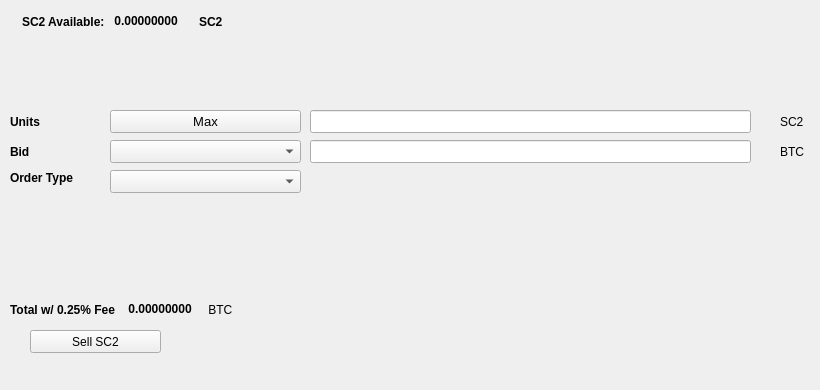
   <widget class="QWidget" name="SellTab">
    <attribute name="title">
     <string>Sell</string>
    </attribute>
    <widget class="QLabel" name="label_16">
     <property name="geometry">
      <rect>
       <x>780</x>
       <y>140</y>
       <width>31</width>
       <height>23</height>
      </rect>
     </property>
     <property name="text">
      <string>BTC</string>
     </property>
    </widget>
    <widget class="QComboBox" name="SellBidcomboBox">
     <property name="geometry">
      <rect>
       <x>110</x>
       <y>140</y>
       <width>191</width>
       <height>23</height>
      </rect>
     </property>
     <property name="font">
      <font>
       <pointsize>10</pointsize>
      </font>
     </property>
    </widget>
    <widget class="QLabel" name="label_18">
     <property name="geometry">
      <rect>
       <x>10</x>
       <y>110</y>
       <width>46</width>
       <height>23</height>
      </rect>
     </property>
     <property name="font">
      <font>
       <weight>75</weight>
       <bold>true</bold>
      </font>
     </property>
     <property name="text">
      <string>Units</string>
     </property>
    </widget>
    <widget class="QPushButton" name="Sell_Max_Amount">
     <property name="geometry">
      <rect>
       <x>110</x>
       <y>110</y>
       <width>191</width>
       <height>23</height>
      </rect>
     </property>
     <property name="font">
      <font>
       <pointsize>10</pointsize>
      </font>
     </property>
     <property name="text">
      <string>Max</string>
     </property>
    </widget>
    <widget class="QLabel" name="label_20">
     <property name="geometry">
      <rect>
       <x>10</x>
       <y>170</y>
       <width>91</width>
       <height>16</height>
      </rect>
     </property>
     <property name="font">
      <font>
       <weight>75</weight>
       <bold>true</bold>
      </font>
     </property>
     <property name="text">
      <string>Order Type</string>
     </property>
    </widget>
    <widget class="QComboBox" name="SellOrdertypeCombo">
     <property name="geometry">
      <rect>
       <x>110</x>
       <y>170</y>
       <width>191</width>
       <height>23</height>
      </rect>
     </property>
     <property name="font">
      <font>
       <pointsize>10</pointsize>
      </font>
     </property>
    </widget>
    <widget class="QLabel" name="label_21">
     <property name="geometry">
      <rect>
       <x>10</x>
       <y>140</y>
       <width>46</width>
       <height>23</height>
      </rect>
     </property>
     <property name="font">
      <font>
       <weight>75</weight>
       <bold>true</bold>
      </font>
     </property>
     <property name="text">
      <string>Bid</string>
     </property>
    </widget>
    <widget class="QLabel" name="label_22">
     <property name="geometry">
      <rect>
       <x>780</x>
       <y>110</y>
       <width>31</width>
       <height>23</height>
      </rect>
     </property>
     <property name="text">
      <string>SC2</string>
     </property>
    </widget>
    <widget class="QLineEdit" name="UnitsInputCS2">
     <property name="geometry">
      <rect>
       <x>310</x>
       <y>110</y>
       <width>441</width>
       <height>23</height>
      </rect>
     </property>
     <property name="font">
      <font>
       <pointsize>9</pointsize>
       <weight>75</weight>
       <bold>true</bold>
      </font>
     </property>
    </widget>
    <widget class="QLineEdit" name="SellBidPriceEdit">
     <property name="geometry">
      <rect>
       <x>310</x>
       <y>140</y>
       <width>441</width>
       <height>23</height>
      </rect>
     </property>
     <property name="font">
      <font>
       <pointsize>9</pointsize>
       <weight>75</weight>
       <bold>true</bold>
      </font>
     </property>
    </widget>
    <widget class="QPushButton" name="SellCS2BTN">
     <property name="geometry">
      <rect>
       <x>30</x>
       <y>330</y>
       <width>131</width>
       <height>23</height>
      </rect>
     </property>
     <property name="text">
      <string>Sell SC2</string>
     </property>
     <property name="icon">
      <iconset resource="../securecloudcoin">
       <normaloff>:/icons/bitcoin</normaloff>:/icons/bitcoin</iconset>
     </property>
    </widget>
    <widget class="QWidget" name="layoutWidget3">
     <property name="geometry">
      <rect>
       <x>22</x>
       <y>12</y>
       <width>258</width>
       <height>19</height>
      </rect>
     </property>
     <layout class="QHBoxLayout" name="horizontalLayout">
      <item>
       <widget class="QLabel" name="label232_2">
        <property name="font">
         <font>
          <weight>75</weight>
          <bold>true</bold>
         </font>
        </property>
        <property name="text">
         <string>SC2 Available:</string>
        </property>
       </widget>
      </item>
      <item>
       <widget class="QLabel" name="CS2AvailableLabel">
        <property name="palette">
         <palette>
          <active>
           <colorrole role="WindowText">
            <brush brushstyle="SolidPattern">
             <color alpha="255">
              <red>0</red>
              <green>0</green>
              <blue>0</blue>
             </color>
            </brush>
           </colorrole>
           <colorrole role="Button">
            <brush brushstyle="SolidPattern">
             <color alpha="255">
              <red>0</red>
              <green>170</green>
              <blue>0</blue>
             </color>
            </brush>
           </colorrole>
           <colorrole role="Light">
            <brush brushstyle="SolidPattern">
             <color alpha="255">
              <red>0</red>
              <green>255</green>
              <blue>0</blue>
             </color>
            </brush>
           </colorrole>
           <colorrole role="Midlight">
            <brush brushstyle="SolidPattern">
             <color alpha="255">
              <red>0</red>
              <green>212</green>
              <blue>0</blue>
             </color>
            </brush>
           </colorrole>
           <colorrole role="Dark">
            <brush brushstyle="SolidPattern">
             <color alpha="255">
              <red>0</red>
              <green>85</green>
              <blue>0</blue>
             </color>
            </brush>
           </colorrole>
           <colorrole role="Mid">
            <brush brushstyle="SolidPattern">
             <color alpha="255">
              <red>0</red>
              <green>113</green>
              <blue>0</blue>
             </color>
            </brush>
           </colorrole>
           <colorrole role="Text">
            <brush brushstyle="SolidPattern">
             <color alpha="255">
              <red>0</red>
              <green>170</green>
              <blue>0</blue>
             </color>
            </brush>
           </colorrole>
           <colorrole role="BrightText">
            <brush brushstyle="SolidPattern">
             <color alpha="255">
              <red>255</red>
              <green>255</green>
              <blue>255</blue>
             </color>
            </brush>
           </colorrole>
           <colorrole role="ButtonText">
            <brush brushstyle="SolidPattern">
             <color alpha="255">
              <red>0</red>
              <green>0</green>
              <blue>0</blue>
             </color>
            </brush>
           </colorrole>
           <colorrole role="Base">
            <brush brushstyle="SolidPattern">
             <color alpha="255">
              <red>255</red>
              <green>255</green>
              <blue>255</blue>
             </color>
            </brush>
           </colorrole>
           <colorrole role="Window">
            <brush brushstyle="SolidPattern">
             <color alpha="255">
              <red>0</red>
              <green>170</green>
              <blue>0</blue>
             </color>
            </brush>
           </colorrole>
           <colorrole role="Shadow">
            <brush brushstyle="SolidPattern">
             <color alpha="255">
              <red>0</red>
              <green>0</green>
              <blue>0</blue>
             </color>
            </brush>
           </colorrole>
           <colorrole role="AlternateBase">
            <brush brushstyle="SolidPattern">
             <color alpha="255">
              <red>127</red>
              <green>212</green>
              <blue>127</blue>
             </color>
            </brush>
           </colorrole>
           <colorrole role="ToolTipBase">
            <brush brushstyle="SolidPattern">
             <color alpha="255">
              <red>255</red>
              <green>255</green>
              <blue>220</blue>
             </color>
            </brush>
           </colorrole>
           <colorrole role="ToolTipText">
            <brush brushstyle="SolidPattern">
             <color alpha="255">
              <red>0</red>
              <green>0</green>
              <blue>0</blue>
             </color>
            </brush>
           </colorrole>
          </active>
          <inactive>
           <colorrole role="WindowText">
            <brush brushstyle="SolidPattern">
             <color alpha="255">
              <red>0</red>
              <green>0</green>
              <blue>0</blue>
             </color>
            </brush>
           </colorrole>
           <colorrole role="Button">
            <brush brushstyle="SolidPattern">
             <color alpha="255">
              <red>0</red>
              <green>170</green>
              <blue>0</blue>
             </color>
            </brush>
           </colorrole>
           <colorrole role="Light">
            <brush brushstyle="SolidPattern">
             <color alpha="255">
              <red>0</red>
              <green>255</green>
              <blue>0</blue>
             </color>
            </brush>
           </colorrole>
           <colorrole role="Midlight">
            <brush brushstyle="SolidPattern">
             <color alpha="255">
              <red>0</red>
              <green>212</green>
              <blue>0</blue>
             </color>
            </brush>
           </colorrole>
           <colorrole role="Dark">
            <brush brushstyle="SolidPattern">
             <color alpha="255">
              <red>0</red>
              <green>85</green>
              <blue>0</blue>
             </color>
            </brush>
           </colorrole>
           <colorrole role="Mid">
            <brush brushstyle="SolidPattern">
             <color alpha="255">
              <red>0</red>
              <green>113</green>
              <blue>0</blue>
             </color>
            </brush>
           </colorrole>
           <colorrole role="Text">
            <brush brushstyle="SolidPattern">
             <color alpha="255">
              <red>0</red>
              <green>170</green>
              <blue>0</blue>
             </color>
            </brush>
           </colorrole>
           <colorrole role="BrightText">
            <brush brushstyle="SolidPattern">
             <color alpha="255">
              <red>255</red>
              <green>255</green>
              <blue>255</blue>
             </color>
            </brush>
           </colorrole>
           <colorrole role="ButtonText">
            <brush brushstyle="SolidPattern">
             <color alpha="255">
              <red>0</red>
              <green>0</green>
              <blue>0</blue>
             </color>
            </brush>
           </colorrole>
           <colorrole role="Base">
            <brush brushstyle="SolidPattern">
             <color alpha="255">
              <red>255</red>
              <green>255</green>
              <blue>255</blue>
             </color>
            </brush>
           </colorrole>
           <colorrole role="Window">
            <brush brushstyle="SolidPattern">
             <color alpha="255">
              <red>0</red>
              <green>170</green>
              <blue>0</blue>
             </color>
            </brush>
           </colorrole>
           <colorrole role="Shadow">
            <brush brushstyle="SolidPattern">
             <color alpha="255">
              <red>0</red>
              <green>0</green>
              <blue>0</blue>
             </color>
            </brush>
           </colorrole>
           <colorrole role="AlternateBase">
            <brush brushstyle="SolidPattern">
             <color alpha="255">
              <red>127</red>
              <green>212</green>
              <blue>127</blue>
             </color>
            </brush>
           </colorrole>
           <colorrole role="ToolTipBase">
            <brush brushstyle="SolidPattern">
             <color alpha="255">
              <red>255</red>
              <green>255</green>
              <blue>220</blue>
             </color>
            </brush>
           </colorrole>
           <colorrole role="ToolTipText">
            <brush brushstyle="SolidPattern">
             <color alpha="255">
              <red>0</red>
              <green>0</green>
              <blue>0</blue>
             </color>
            </brush>
           </colorrole>
          </inactive>
          <disabled>
           <colorrole role="WindowText">
            <brush brushstyle="SolidPattern">
             <color alpha="255">
              <red>0</red>
              <green>85</green>
              <blue>0</blue>
             </color>
            </brush>
           </colorrole>
           <colorrole role="Button">
            <brush brushstyle="SolidPattern">
             <color alpha="255">
              <red>0</red>
              <green>170</green>
              <blue>0</blue>
             </color>
            </brush>
           </colorrole>
           <colorrole role="Light">
            <brush brushstyle="SolidPattern">
             <color alpha="255">
              <red>0</red>
              <green>255</green>
              <blue>0</blue>
             </color>
            </brush>
           </colorrole>
           <colorrole role="Midlight">
            <brush brushstyle="SolidPattern">
             <color alpha="255">
              <red>0</red>
              <green>212</green>
              <blue>0</blue>
             </color>
            </brush>
           </colorrole>
           <colorrole role="Dark">
            <brush brushstyle="SolidPattern">
             <color alpha="255">
              <red>0</red>
              <green>85</green>
              <blue>0</blue>
             </color>
            </brush>
           </colorrole>
           <colorrole role="Mid">
            <brush brushstyle="SolidPattern">
             <color alpha="255">
              <red>0</red>
              <green>113</green>
              <blue>0</blue>
             </color>
            </brush>
           </colorrole>
           <colorrole role="Text">
            <brush brushstyle="SolidPattern">
             <color alpha="255">
              <red>0</red>
              <green>85</green>
              <blue>0</blue>
             </color>
            </brush>
           </colorrole>
           <colorrole role="BrightText">
            <brush brushstyle="SolidPattern">
             <color alpha="255">
              <red>255</red>
              <green>255</green>
              <blue>255</blue>
             </color>
            </brush>
           </colorrole>
           <colorrole role="ButtonText">
            <brush brushstyle="SolidPattern">
             <color alpha="255">
              <red>0</red>
              <green>85</green>
              <blue>0</blue>
             </color>
            </brush>
           </colorrole>
           <colorrole role="Base">
            <brush brushstyle="SolidPattern">
             <color alpha="255">
              <red>0</red>
              <green>170</green>
              <blue>0</blue>
             </color>
            </brush>
           </colorrole>
           <colorrole role="Window">
            <brush brushstyle="SolidPattern">
             <color alpha="255">
              <red>0</red>
              <green>170</green>
              <blue>0</blue>
             </color>
            </brush>
           </colorrole>
           <colorrole role="Shadow">
            <brush brushstyle="SolidPattern">
             <color alpha="255">
              <red>0</red>
              <green>0</green>
              <blue>0</blue>
             </color>
            </brush>
           </colorrole>
           <colorrole role="AlternateBase">
            <brush brushstyle="SolidPattern">
             <color alpha="255">
              <red>0</red>
              <green>170</green>
              <blue>0</blue>
             </color>
            </brush>
           </colorrole>
           <colorrole role="ToolTipBase">
            <brush brushstyle="SolidPattern">
             <color alpha="255">
              <red>255</red>
              <green>255</green>
              <blue>220</blue>
             </color>
            </brush>
           </colorrole>
           <colorrole role="ToolTipText">
            <brush brushstyle="SolidPattern">
             <color alpha="255">
              <red>0</red>
              <green>0</green>
              <blue>0</blue>
             </color>
            </brush>
           </colorrole>
          </disabled>
         </palette>
        </property>
        <property name="font">
         <font>
          <weight>75</weight>
          <bold>true</bold>
         </font>
        </property>
        <property name="text">
         <string> 0.00000000 </string>
        </property>
        <property name="textInteractionFlags">
         <set>Qt::LinksAccessibleByMouse|Qt::TextSelectableByKeyboard|Qt::TextSelectableByMouse</set>
        </property>
       </widget>
      </item>
      <item>
       <widget class="QLabel" name="labelCS2">
        <property name="font">
         <font>
          <weight>75</weight>
          <bold>true</bold>
         </font>
        </property>
        <property name="text">
         <string>SC2</string>
        </property>
       </widget>
      </item>
     </layout>
    </widget>
    <widget class="QWidget" name="layoutWidget">
     <property name="geometry">
      <rect>
       <x>10</x>
       <y>300</y>
       <width>268</width>
       <height>19</height>
      </rect>
     </property>
     <layout class="QHBoxLayout" name="horizontalLayout_2">
      <item>
       <widget class="QLabel" name="label_19">
        <property name="font">
         <font>
          <weight>75</weight>
          <bold>true</bold>
         </font>
        </property>
        <property name="text">
         <string>Total w/ 0.25% Fee </string>
        </property>
       </widget>
      </item>
      <item>
       <widget class="QLabel" name="SellCostLabel">
        <property name="palette">
         <palette>
          <active>
           <colorrole role="WindowText">
            <brush brushstyle="SolidPattern">
             <color alpha="255">
              <red>0</red>
              <green>0</green>
              <blue>0</blue>
             </color>
            </brush>
           </colorrole>
           <colorrole role="Button">
            <brush brushstyle="SolidPattern">
             <color alpha="255">
              <red>0</red>
              <green>170</green>
              <blue>0</blue>
             </color>
            </brush>
           </colorrole>
           <colorrole role="Light">
            <brush brushstyle="SolidPattern">
             <color alpha="255">
              <red>0</red>
              <green>255</green>
              <blue>0</blue>
             </color>
            </brush>
           </colorrole>
           <colorrole role="Midlight">
            <brush brushstyle="SolidPattern">
             <color alpha="255">
              <red>0</red>
              <green>212</green>
              <blue>0</blue>
             </color>
            </brush>
           </colorrole>
           <colorrole role="Dark">
            <brush brushstyle="SolidPattern">
             <color alpha="255">
              <red>0</red>
              <green>85</green>
              <blue>0</blue>
             </color>
            </brush>
           </colorrole>
           <colorrole role="Mid">
            <brush brushstyle="SolidPattern">
             <color alpha="255">
              <red>0</red>
              <green>113</green>
              <blue>0</blue>
             </color>
            </brush>
           </colorrole>
           <colorrole role="Text">
            <brush brushstyle="SolidPattern">
             <color alpha="255">
              <red>0</red>
              <green>170</green>
              <blue>0</blue>
             </color>
            </brush>
           </colorrole>
           <colorrole role="BrightText">
            <brush brushstyle="SolidPattern">
             <color alpha="255">
              <red>255</red>
              <green>255</green>
              <blue>255</blue>
             </color>
            </brush>
           </colorrole>
           <colorrole role="ButtonText">
            <brush brushstyle="SolidPattern">
             <color alpha="255">
              <red>0</red>
              <green>0</green>
              <blue>0</blue>
             </color>
            </brush>
           </colorrole>
           <colorrole role="Base">
            <brush brushstyle="SolidPattern">
             <color alpha="255">
              <red>255</red>
              <green>255</green>
              <blue>255</blue>
             </color>
            </brush>
           </colorrole>
           <colorrole role="Window">
            <brush brushstyle="SolidPattern">
             <color alpha="255">
              <red>0</red>
              <green>170</green>
              <blue>0</blue>
             </color>
            </brush>
           </colorrole>
           <colorrole role="Shadow">
            <brush brushstyle="SolidPattern">
             <color alpha="255">
              <red>0</red>
              <green>0</green>
              <blue>0</blue>
             </color>
            </brush>
           </colorrole>
           <colorrole role="AlternateBase">
            <brush brushstyle="SolidPattern">
             <color alpha="255">
              <red>127</red>
              <green>212</green>
              <blue>127</blue>
             </color>
            </brush>
           </colorrole>
           <colorrole role="ToolTipBase">
            <brush brushstyle="SolidPattern">
             <color alpha="255">
              <red>255</red>
              <green>255</green>
              <blue>220</blue>
             </color>
            </brush>
           </colorrole>
           <colorrole role="ToolTipText">
            <brush brushstyle="SolidPattern">
             <color alpha="255">
              <red>0</red>
              <green>0</green>
              <blue>0</blue>
             </color>
            </brush>
           </colorrole>
          </active>
          <inactive>
           <colorrole role="WindowText">
            <brush brushstyle="SolidPattern">
             <color alpha="255">
              <red>0</red>
              <green>0</green>
              <blue>0</blue>
             </color>
            </brush>
           </colorrole>
           <colorrole role="Button">
            <brush brushstyle="SolidPattern">
             <color alpha="255">
              <red>0</red>
              <green>170</green>
              <blue>0</blue>
             </color>
            </brush>
           </colorrole>
           <colorrole role="Light">
            <brush brushstyle="SolidPattern">
             <color alpha="255">
              <red>0</red>
              <green>255</green>
              <blue>0</blue>
             </color>
            </brush>
           </colorrole>
           <colorrole role="Midlight">
            <brush brushstyle="SolidPattern">
             <color alpha="255">
              <red>0</red>
              <green>212</green>
              <blue>0</blue>
             </color>
            </brush>
           </colorrole>
           <colorrole role="Dark">
            <brush brushstyle="SolidPattern">
             <color alpha="255">
              <red>0</red>
              <green>85</green>
              <blue>0</blue>
             </color>
            </brush>
           </colorrole>
           <colorrole role="Mid">
            <brush brushstyle="SolidPattern">
             <color alpha="255">
              <red>0</red>
              <green>113</green>
              <blue>0</blue>
             </color>
            </brush>
           </colorrole>
           <colorrole role="Text">
            <brush brushstyle="SolidPattern">
             <color alpha="255">
              <red>0</red>
              <green>170</green>
              <blue>0</blue>
             </color>
            </brush>
           </colorrole>
           <colorrole role="BrightText">
            <brush brushstyle="SolidPattern">
             <color alpha="255">
              <red>255</red>
              <green>255</green>
              <blue>255</blue>
             </color>
            </brush>
           </colorrole>
           <colorrole role="ButtonText">
            <brush brushstyle="SolidPattern">
             <color alpha="255">
              <red>0</red>
              <green>0</green>
              <blue>0</blue>
             </color>
            </brush>
           </colorrole>
           <colorrole role="Base">
            <brush brushstyle="SolidPattern">
             <color alpha="255">
              <red>255</red>
              <green>255</green>
              <blue>255</blue>
             </color>
            </brush>
           </colorrole>
           <colorrole role="Window">
            <brush brushstyle="SolidPattern">
             <color alpha="255">
              <red>0</red>
              <green>170</green>
              <blue>0</blue>
             </color>
            </brush>
           </colorrole>
           <colorrole role="Shadow">
            <brush brushstyle="SolidPattern">
             <color alpha="255">
              <red>0</red>
              <green>0</green>
              <blue>0</blue>
             </color>
            </brush>
           </colorrole>
           <colorrole role="AlternateBase">
            <brush brushstyle="SolidPattern">
             <color alpha="255">
              <red>127</red>
              <green>212</green>
              <blue>127</blue>
             </color>
            </brush>
           </colorrole>
           <colorrole role="ToolTipBase">
            <brush brushstyle="SolidPattern">
             <color alpha="255">
              <red>255</red>
              <green>255</green>
              <blue>220</blue>
             </color>
            </brush>
           </colorrole>
           <colorrole role="ToolTipText">
            <brush brushstyle="SolidPattern">
             <color alpha="255">
              <red>0</red>
              <green>0</green>
              <blue>0</blue>
             </color>
            </brush>
           </colorrole>
          </inactive>
          <disabled>
           <colorrole role="WindowText">
            <brush brushstyle="SolidPattern">
             <color alpha="255">
              <red>0</red>
              <green>85</green>
              <blue>0</blue>
             </color>
            </brush>
           </colorrole>
           <colorrole role="Button">
            <brush brushstyle="SolidPattern">
             <color alpha="255">
              <red>0</red>
              <green>170</green>
              <blue>0</blue>
             </color>
            </brush>
           </colorrole>
           <colorrole role="Light">
            <brush brushstyle="SolidPattern">
             <color alpha="255">
              <red>0</red>
              <green>255</green>
              <blue>0</blue>
             </color>
            </brush>
           </colorrole>
           <colorrole role="Midlight">
            <brush brushstyle="SolidPattern">
             <color alpha="255">
              <red>0</red>
              <green>212</green>
              <blue>0</blue>
             </color>
            </brush>
           </colorrole>
           <colorrole role="Dark">
            <brush brushstyle="SolidPattern">
             <color alpha="255">
              <red>0</red>
              <green>85</green>
              <blue>0</blue>
             </color>
            </brush>
           </colorrole>
           <colorrole role="Mid">
            <brush brushstyle="SolidPattern">
             <color alpha="255">
              <red>0</red>
              <green>113</green>
              <blue>0</blue>
             </color>
            </brush>
           </colorrole>
           <colorrole role="Text">
            <brush brushstyle="SolidPattern">
             <color alpha="255">
              <red>0</red>
              <green>85</green>
              <blue>0</blue>
             </color>
            </brush>
           </colorrole>
           <colorrole role="BrightText">
            <brush brushstyle="SolidPattern">
             <color alpha="255">
              <red>255</red>
              <green>255</green>
              <blue>255</blue>
             </color>
            </brush>
           </colorrole>
           <colorrole role="ButtonText">
            <brush brushstyle="SolidPattern">
             <color alpha="255">
              <red>0</red>
              <green>85</green>
              <blue>0</blue>
             </color>
            </brush>
           </colorrole>
           <colorrole role="Base">
            <brush brushstyle="SolidPattern">
             <color alpha="255">
              <red>0</red>
              <green>170</green>
              <blue>0</blue>
             </color>
            </brush>
           </colorrole>
           <colorrole role="Window">
            <brush brushstyle="SolidPattern">
             <color alpha="255">
              <red>0</red>
              <green>170</green>
              <blue>0</blue>
             </color>
            </brush>
           </colorrole>
           <colorrole role="Shadow">
            <brush brushstyle="SolidPattern">
             <color alpha="255">
              <red>0</red>
              <green>0</green>
              <blue>0</blue>
             </color>
            </brush>
           </colorrole>
           <colorrole role="AlternateBase">
            <brush brushstyle="SolidPattern">
             <color alpha="255">
              <red>0</red>
              <green>170</green>
              <blue>0</blue>
             </color>
            </brush>
           </colorrole>
           <colorrole role="ToolTipBase">
            <brush brushstyle="SolidPattern">
             <color alpha="255">
              <red>255</red>
              <green>255</green>
              <blue>220</blue>
             </color>
            </brush>
           </colorrole>
           <colorrole role="ToolTipText">
            <brush brushstyle="SolidPattern">
             <color alpha="255">
              <red>0</red>
              <green>0</green>
              <blue>0</blue>
             </color>
            </brush>
           </colorrole>
          </disabled>
         </palette>
        </property>
        <property name="font">
         <font>
          <weight>75</weight>
          <bold>true</bold>
         </font>
        </property>
        <property name="autoFillBackground">
         <bool>false</bool>
        </property>
        <property name="text">
         <string> 0.00000000</string>
        </property>
        <property name="textInteractionFlags">
         <set>Qt::LinksAccessibleByMouse|Qt::TextSelectableByMouse</set>
        </property>
       </widget>
      </item>
      <item>
       <widget class="QLabel" name="label_17">
        <property name="font">
         <font>
          <weight>50</weight>
          <bold>false</bold>
         </font>
        </property>
        <property name="text">
         <string> BTC</string>
        </property>
       </widget>
      </item>
     </layout>
    </widget>
    <widget class="QLabel" name="label_23">
     <property name="geometry">
      <rect>
       <x>460</x>
       <y>300</y>
       <width>281</width>
       <height>81</height>
      </rect>
     </property>
     <property name="text">
      <string/>
     </property>
     <property name="pixmap">
      <pixmap>:/images/bittrex</pixmap>
     </property>
    </widget>
   </widget>
